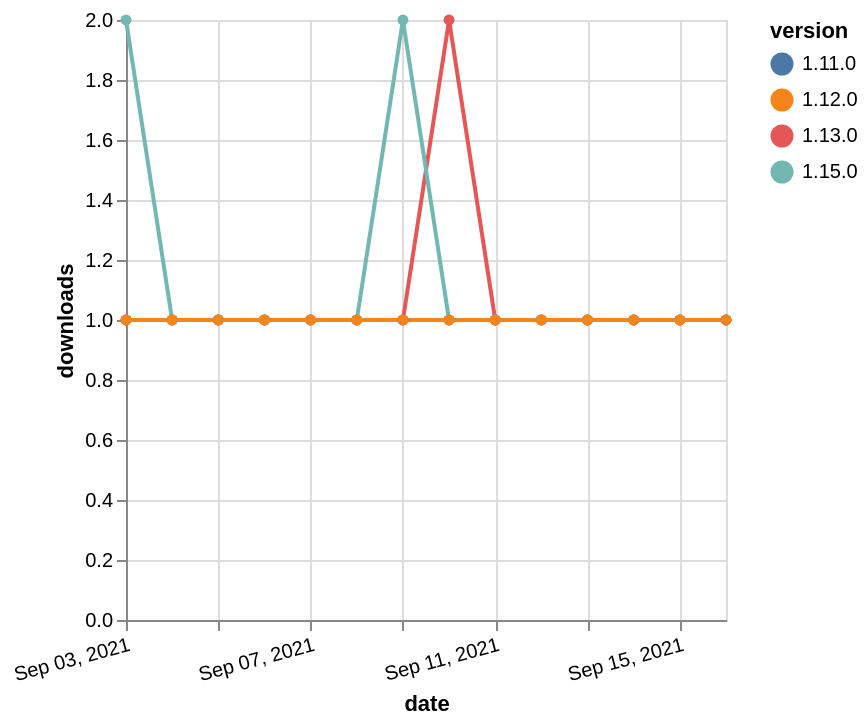

Source (Vega-Lite JSON):
### Vega-Lite specification from a JSON file in a GitHub repository (floating-point values rounded to 4 significant figures)
{"$schema": "https://vega.github.io/schema/vega-lite/v5.json", "description": "A simple bar chart with embedded data.", "data": {"values": [{"date": "2021-09-03", "total": 210, "delta": 1, "version": "1.11.0"}, {"date": "2021-09-04", "total": 211, "delta": 1, "version": "1.11.0"}, {"date": "2021-09-05", "total": 212, "delta": 1, "version": "1.11.0"}, {"date": "2021-09-06", "total": 213, "delta": 1, "version": "1.11.0"}, {"date": "2021-09-07", "total": 214, "delta": 1, "version": "1.11.0"}, {"date": "2021-09-08", "total": 215, "delta": 1, "version": "1.11.0"}, {"date": "2021-09-09", "total": 216, "delta": 1, "version": "1.11.0"}, {"date": "2021-09-10", "total": 217, "delta": 1, "version": "1.11.0"}, {"date": "2021-09-11", "total": 218, "delta": 1, "version": "1.11.0"}, {"date": "2021-09-12", "total": 219, "delta": 1, "version": "1.11.0"}, {"date": "2021-09-13", "total": 220, "delta": 1, "version": "1.11.0"}, {"date": "2021-09-14", "total": 221, "delta": 1, "version": "1.11.0"}, {"date": "2021-09-15", "total": 222, "delta": 1, "version": "1.11.0"}, {"date": "2021-09-16", "total": 223, "delta": 1, "version": "1.11.0"}, {"date": "2021-09-03", "total": 282, "delta": 1, "version": "1.13.0"}, {"date": "2021-09-04", "total": 283, "delta": 1, "version": "1.13.0"}, {"date": "2021-09-05", "total": 284, "delta": 1, "version": "1.13.0"}, {"date": "2021-09-06", "total": 285, "delta": 1, "version": "1.13.0"}, {"date": "2021-09-07", "total": 286, "delta": 1, "version": "1.13.0"}, {"date": "2021-09-08", "total": 287, "delta": 1, "version": "1.13.0"}, {"date": "2021-09-09", "total": 288, "delta": 1, "version": "1.13.0"}, {"date": "2021-09-10", "total": 290, "delta": 2, "version": "1.13.0"}, {"date": "2021-09-11", "total": 291, "delta": 1, "version": "1.13.0"}, {"date": "2021-09-12", "total": 292, "delta": 1, "version": "1.13.0"}, {"date": "2021-09-13", "total": 293, "delta": 1, "version": "1.13.0"}, {"date": "2021-09-14", "total": 294, "delta": 1, "version": "1.13.0"}, {"date": "2021-09-15", "total": 295, "delta": 1, "version": "1.13.0"}, {"date": "2021-09-16", "total": 296, "delta": 1, "version": "1.13.0"}, {"date": "2021-09-03", "total": 116, "delta": 2, "version": "1.15.0"}, {"date": "2021-09-04", "total": 117, "delta": 1, "version": "1.15.0"}, {"date": "2021-09-05", "total": 118, "delta": 1, "version": "1.15.0"}, {"date": "2021-09-06", "total": 119, "delta": 1, "version": "1.15.0"}, {"date": "2021-09-07", "total": 120, "delta": 1, "version": "1.15.0"}, {"date": "2021-09-08", "total": 121, "delta": 1, "version": "1.15.0"}, {"date": "2021-09-09", "total": 123, "delta": 2, "version": "1.15.0"}, {"date": "2021-09-10", "total": 124, "delta": 1, "version": "1.15.0"}, {"date": "2021-09-11", "total": 125, "delta": 1, "version": "1.15.0"}, {"date": "2021-09-12", "total": 126, "delta": 1, "version": "1.15.0"}, {"date": "2021-09-13", "total": 127, "delta": 1, "version": "1.15.0"}, {"date": "2021-09-14", "total": 128, "delta": 1, "version": "1.15.0"}, {"date": "2021-09-15", "total": 129, "delta": 1, "version": "1.15.0"}, {"date": "2021-09-16", "total": 130, "delta": 1, "version": "1.15.0"}, {"date": "2021-09-03", "total": 176, "delta": 1, "version": "1.12.0"}, {"date": "2021-09-04", "total": 177, "delta": 1, "version": "1.12.0"}, {"date": "2021-09-05", "total": 178, "delta": 1, "version": "1.12.0"}, {"date": "2021-09-06", "total": 179, "delta": 1, "version": "1.12.0"}, {"date": "2021-09-07", "total": 180, "delta": 1, "version": "1.12.0"}, {"date": "2021-09-08", "total": 181, "delta": 1, "version": "1.12.0"}, {"date": "2021-09-09", "total": 182, "delta": 1, "version": "1.12.0"}, {"date": "2021-09-10", "total": 183, "delta": 1, "version": "1.12.0"}, {"date": "2021-09-11", "total": 184, "delta": 1, "version": "1.12.0"}, {"date": "2021-09-12", "total": 185, "delta": 1, "version": "1.12.0"}, {"date": "2021-09-13", "total": 186, "delta": 1, "version": "1.12.0"}, {"date": "2021-09-14", "total": 187, "delta": 1, "version": "1.12.0"}, {"date": "2021-09-15", "total": 188, "delta": 1, "version": "1.12.0"}, {"date": "2021-09-16", "total": 189, "delta": 1, "version": "1.12.0"}]}, "width": "container", "mark": {"type": "line", "point": {"filled": true}}, "encoding": {"x": {"field": "date", "type": "temporal", "timeUnit": "yearmonthdate", "title": "date", "axis": {"labelAngle": -15}}, "y": {"field": "delta", "type": "quantitative", "title": "downloads"}, "color": {"field": "version", "type": "nominal"}, "tooltip": {"field": "delta"}}}
